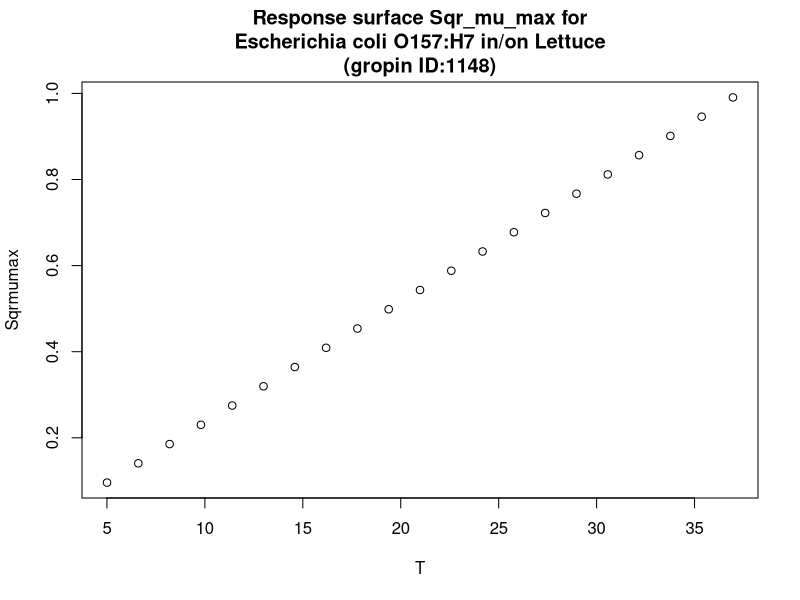

Generate this figure with R:
#############################
# start of Parameter script
#############################
T <- seq(5.005,36.963036963037,length.out=21)
#############################
# end of Parameter script
#############################
############################# 
# start of Model script Gropin ID 1148 
#############################
 
# constant coefficients for this model
 
variables <- data.frame(T)
argumentsPar <- unique.data.frame(expand.grid(variables))
 
# heart of the model
response_surface <- function(T) {
   mumax <-0.028*(T-1.58)

	return(mumax=mumax)
} 

# output parameters
responseSurface <- cbind(argumentsPar,response_surface(argumentsPar['T']))
colnames(responseSurface) <- c(colnames(argumentsPar),'Sqrmumax')
#############################
# End of Model script
#############################
############################# 
# start of Visualisation script Gropin ID 1148 
#############################
titleText <-'Response surface Sqr_mu_max for
Escherichia coli O157:H7 in/on Lettuce
(gropin ID:1148)'
plot(T,responseSurface$'Sqrmumax',xlab='T',
                          ylab='Sqrmumax',main=titleText)
#############################
# End of Visualisation script
#############################
